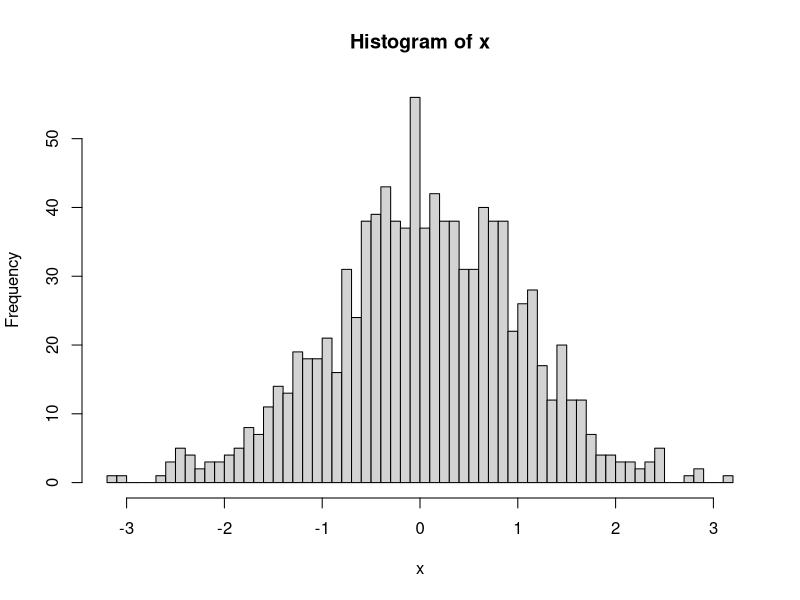

Here is the R script that generated this plot: (Note: this script raises an error after producing the figure.)
# Lecture 3 Notes - R Data Structures continued. 
# picking up where we left off in Lec03 part2

# Logical Vectors
x <- c(1,2,3,4,5,6,7,8)
x %% 2 == 0 # which are even? good old modulo
x[x %% 2 == 0]

# here's the negated boolean vector above
!(x < 7)
View(data.frame(
  x.initial = x,
  x.test    = !(x < 7)
)) #to help you visualize what's going on
x[!(x < 7)]
#very flexible

# Deleting and Changing Vector Elements
x <- c(1,2,3,4,5,6,7,8)
x[8] <- 9
x

#assign a value insdie a vector
x <- c(1,2,3,NA,5,6)
x
x[4] <- 4

x <- c(x,7)
x <- c(0,x)



x <- rnorm(100)
x <- x[1:7] #only keep the first 7 values
x

# Recycling and Vectors
x <- 1:10
y <- c(1,0)
x * y #note the y values are recycled, repeated over the x
View(data.frame(
  x = 1:10,
  y = c(1,0)
)) #to help visualize what's going on
View(data.frame(
  x = 1:11,        #a little longer
  y = c(1,0)
)) #to help visualize what's going on
# beware, note, no error or warning messages!

# for loop over a vector
x <- c(1,2,3,4,5,6,7,8)
x <- x[x %% 2 == 0] #only keep even values
for (i in x){print(i)} #print each value on x
#can be quite handle

## Some operations on vectors
# 1. Some operations change the values inside a vector
x <- c(1,2,3,4)
x^2
x - c(4,3,2,1)
x - c(1,0)

# 2. Some map all values to another object (e.g mean, median, summary, range, etc)
x <- rnorm(n = 1000, mean = 0, sd = 1)
mean(x)              #arithmetic mean
summary(x)           #summary statistics
range(x)             #the min and max

# 3. Other functions do something else
sort(x)              #puts vector in order      
hist(x, breaks = 50) #creates a histogram plot
diff(x)

# 4. too many functions to cover!

# # # # # # # # # # # # # # # # # # # # # # # # # # # # # # # # # # # # # # # # 
# Factor vectors
# important, useful, and sometimes annoying. 
#  ‘category’ and ‘enumerated type’ 
x <- c(rep(LETTERS, each = 2))
x
x <- as.factor(x)
x
str(x)
class(x)  #factor
typeof(x) #interger...? 
unclass(x)#reveals int 
levels(x)
as.numeric(x) #note, they are all numbers

x <- factor(
  c(rep(LETTERS[1:5], 2)),
  levels = LETTERS[1:10]
)
x #although values F G H I J don't exist yet, they might
# factors are very helpful in spliting, and grouping by
# emphasize this point, it'll be very useful later!

#

# # # # # # # # # # # # # # # # # # # # # # # # # # # # # # # # # # # # # # # # 
## MATRICES AND ARRAYS

# setting up a matrix
matrix(c(1,2,3,4,5,6,7,8,9,10), nrow = 2, byrow = F)

# str of matrix
x <- matrix(c(1,2,3,4,5,6,7,8,9,10), nrow = 2, byrow = T)
x
str(x)
dim(x)
typeof(x)
class(x)

# also create with rbind, row bind
x <- rbind(
  c(1,2),
  c(3,4))
x
class(x)

# create matrix with cbind, column bind
x <- cbind(
  c(1,2),
  c(3,4))
x
class(x)


#matrix operations
x * 2 # times all elements by...
x * c(2,5) #element wise, with recycling
as.vector(x)

x %*% c(1,1) # %*% for inner multiplication

x %o% c(1,1) # %o% for outer multiplication

# many more matrix operations
# http://www.statmethods.net/advstats/matrix.html

## Extracting values from matrix
# note intexing, row, then column
x <- matrix(
  1:9,
  nrow = 3
)
x
x[1,] #first row
x[,2] #2nd column
x[1,2]
x[2,2]
x[c(1,3),-2] #same vector indexing rules, apply over matrix dimensions
diag(x)


# # # # # # # # # # # # # # # # # # # # # # # # # # # # # # # # # # # # # # # # 
## Arrays
# basically, matrices with additional dimensions
x <- array(
  1:27,
  dim = c(3,3,3)
)
x
x[1]   #just first value
x[1,,] #first row from each matrix
x[1,2,3] #1st row, 2nd col, 3rd matrix
x[3,2,1] #3rd row, 2nd col, 1st matrix


# # # # # # # # # # # # # # # # # # # # # # # # # # # # # # # # # # # # # # # # 
## LISTS
# A collector of various objects

myList <- list(
  firstName = "Curtis",
  lastName  = "Kephart",
  studentID = 0142214,
  v1 = rnorm(10)
)
myList
str(myList)
typeof(myList)
class(myList)
length(myList)
names(myList)

# use "=" for component assignment, "<-" won't work
myList
myList <- list(
  firstName = "Curtis",
  lastName  = "Kephart",
  studentID = 0142214,
  v1 <- rnorm(10)            #nope
)
myList
str(myList)
typeof(myList)
class(myList)
names(myList)

## for component naming, 
# standard naming conventiosn apply
myList <- list(
  `first Name` = "Curtis", #nope
  lastName  = "Kephart"
)
str(myList)


# accessing values in a list
myList <- list(
  firstName = "Curtis",
  lastName  = "Kephart",
  studentID = 0142214,
  v1 = list(
    sample1 = rnorm(10),
    sample2 = runif(100)
    )
)
# use the "$" sign
myList$firstName
myList$lastName
myList$studentID
myList$v1       # tab completion is handy
myList$v1$sample1

# extracting values, use double brackets
myList[[4]]
myList[["studentID"]]

## adding list elements
myList
myList$v2 <- LETTERS
str(myList)

## deleting list elements
myList$v1 <- NULL 
str(myList)
# note, element after v1 is moved up by one
myList[[4]]

## applying functions to lists
# apply family of functions
?apply
myList <- list(
  a = rnorm(10,0,1),
  b = rnorm(1000,0,1),
  c = rnorm(1000,-1,3)
)
str(myList)
lapply(myList,summary)
lapply(myList,sd)


# # # # # # # # # # # # # # # # # # # # # # # # # # # # # # # # # # # # # # # # 
# DATA FRAMES   
# the workhorse
# a list, with special characteristics

df <- data.frame(
  col1 = rep(NA,10),
  col2 = 1:10,
  col3 = rnorm(10)
)

df
str(df)
typeof(df)
class(df)
length(df)
names(df)

# Warning 1 -- data frame variables (columns) must have same length
# cbind, one way to add a column to a data.frame
df <- data.frame(
  col1 = rep(NA,10),
  col2 = 1:11          #wrong length
)
# see error

# Warning 2 -- Note recycling may occur if lengths don't match
# this can be confusing, no warning or error message
df <- data.frame(
  col1 = rep(NA,10),
  col2 = 1:10,
  col3 = rnorm(10)
) #df of nrow == 10

df <- cbind(
  df,
  col4 = rnorm(100)  #adding vector of length 100
) 
View(df)  #note, the 10 df rows are repeated!


# extract values from data frame
df <- data.frame(
  col1 = rep(NA,10),
  col2 = 1:10,
  col3 = rnorm(10)
) #df of nrow == 10

# 1. index, just col
df[1]  #col1
df[3]
df['col3']

# 2. row,col
df[1,3] #row1, col3
df[ ,3] #col3 #all row, col3 (note comma!)
df[1, ] #row1, all columns (note comma!)
df[c(2,4,6,8,10),] # even rows (note comma!)
df[df$col3 < 0,] # 
df[c("col1","col3")] # extract col by name
df$col1 #use $ to call column name
df$col3

# errors
df[4]    #col4 doesn't exist
df[1,4,] #
df$poobar 

#operations and functions



